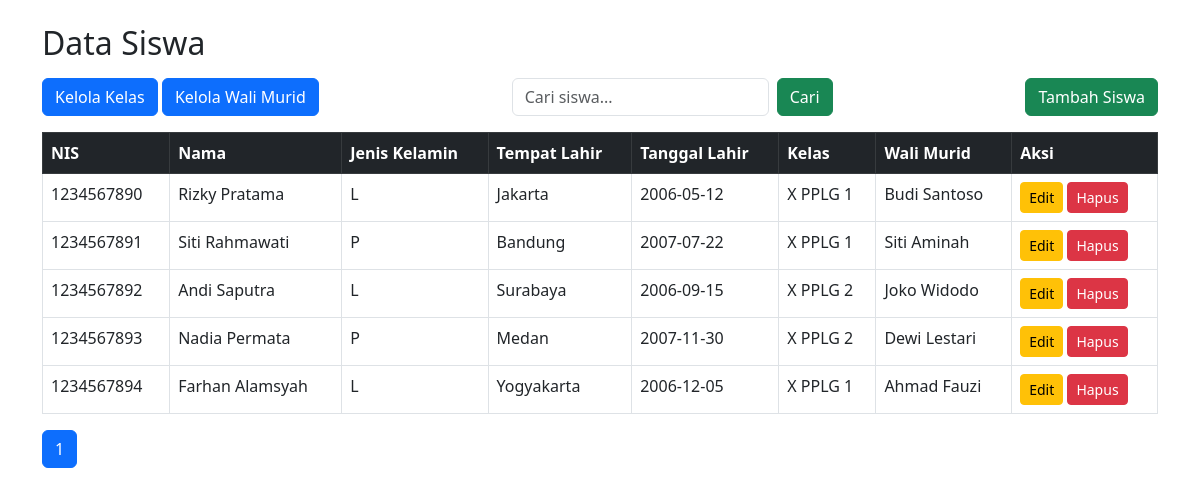
The page / on the database its author committed.
### tables this page shows
CREATE TABLE `siswa` (
  `id_siswa` int NOT NULL,
  `nis` varchar(20) NOT NULL,
  `nama_siswa` varchar(100) NOT NULL,
  `jenis_kelamin` enum('L','P') NOT NULL,
  `tempat_lahir` varchar(100) NOT NULL,
  `tanggal_lahir` date NOT NULL,
  `id_kelas` int DEFAULT NULL,
  `id_wali` int DEFAULT NULL
);

CREATE TABLE `kelas` (
  `id_kelas` int NOT NULL,
  `nama_kelas` varchar(50) NOT NULL
);

CREATE TABLE `wali_murid` (
  `id_wali` int NOT NULL,
  `nama_wali` varchar(100) NOT NULL,
  `kontak` varchar(15) NOT NULL
);

### index.php (the view, shortened to what this page needs)
<?php
include 'koneksi.php';
$limit = 5;
$page = isset($_GET['page']) ? (int)$_GET['page'] : 1;
$start = ($page - 1) * $limit;
$search = isset($_GET['search']) ? $_GET['search'] : '';
$search_query = $search ? "WHERE nama_siswa LIKE '%$search%'" : '';
$query = "SELECT siswa.*, kelas.nama_kelas, wali_murid.nama_wali FROM siswa
          LEFT JOIN kelas ON siswa.id_kelas = kelas.id_kelas
          LEFT JOIN wali_murid ON siswa.id_wali = wali_murid.id_wali
          $search_query LIMIT $start, $limit";
$result = mysqli_query($koneksi, $query);
$total_query = "SELECT COUNT(*) AS total FROM siswa $search_query";
$total_result = mysqli_query($koneksi, $total_query);
$total_row = mysqli_fetch_assoc($total_result);
$total = $total_row['total'];
$total_pages = ceil($total / $limit);
?>
<!DOCTYPE html>
<html lang="id">
<head>
    <link href="https://cdn.jsdelivr.net/npm/bootstrap@5.3.0/dist/css/bootstrap.min.css" rel="stylesheet">
</head>
<body>
    <div class="container mt-4">
        <h2 class="mb-3">Data Siswa</h2>
        <div class="d-flex justify-content-between mb-3">
            <div>
                <a href="kelas.php" class="btn btn-primary">Kelola Kelas</a>
                <a href="wali_murid.php" class="btn btn-primary">Kelola Wali Murid</a>
            </div>
            <form method="GET" class="d-flex">
                <input type="text" name="search" class="form-control me-2" placeholder="Cari siswa..." value="<?php echo $search; ?>">
                <button type="submit" class="btn btn-success">Cari</button>
            </form>
            <a href="tambah_siswa.php" class="btn btn-success">Tambah Siswa</a>
        </div>
        <table class="table table-bordered">
            <thead class="table-dark">
                <tr>
                    <th>NIS</th>
                    <th>Nama</th>
                    <th>Jenis Kelamin</th>
                    <th>Tempat Lahir</th>
                    <th>Tanggal Lahir</th>
                    <th>Kelas</th>
                    <th>Wali Murid</th>
                    <th>Aksi</th>
                </tr>
            </thead>
            <tbody>
                <?php while ($row = mysqli_fetch_assoc($result)) : ?>
                    <tr>
                        <td><?php echo $row['nis']; ?></td>
                        <td><?php echo $row['nama_siswa']; ?></td>
                        <td><?php echo $row['jenis_kelamin']; ?></td>
                        <td><?php echo $row['tempat_lahir']; ?></td>
                        <td><?php echo $row['tanggal_lahir']; ?></td>
                        <td><?php echo $row['nama_kelas']; ?></td>
                        <td><?php echo $row['nama_wali']; ?></td>
                        <td>
                            <a href="edit_siswa.php?id=<?php echo $row['id_siswa']; ?>" class="btn btn-warning btn-sm">Edit</a>
                            <button class="btn btn-danger btn-sm" data-bs-toggle="modal" data-bs-target="#confirmDelete<?php echo $row['id_siswa']; ?>">Hapus</button>
                        </td>
                    </tr>
                <?php endwhile; ?>
            </tbody>
        </table>
        <nav>
            <ul class="pagination">
                <?php for ($i = 1; $i <= $total_pages; $i++) : ?>
                    <li class="page-item <?php if ($page == $i) echo 'active'; ?>">
                        <a class="page-link" href="?page=<?php echo $i; ?>&search=<?php echo $search; ?>"> <?php echo $i; ?> </a>
                    </li>
                <?php endfor; ?>
            </ul>
        </nav>
    </div>
</body>
</html>

### rows shown on the page
siswa: nis "1234567890", nama_siswa "Rizky Pratama", jenis_kelamin "L", tempat_lahir "Jakarta", tanggal_lahir "2006-05-12", id_kelas.nama_kelas "X PPLG 1", id_wali.nama_wali "Budi Santoso"
siswa: nis "1234567891", nama_siswa "Siti Rahmawati", jenis_kelamin "P", tempat_lahir "Bandung", tanggal_lahir "2007-07-22", id_kelas.nama_kelas "X PPLG 1", id_wali.nama_wali "Siti Aminah"
siswa: nis "1234567892", nama_siswa "Andi Saputra", jenis_kelamin "L", tempat_lahir "Surabaya", tanggal_lahir "2006-09-15", id_kelas.nama_kelas "X PPLG 2", id_wali.nama_wali "Joko Widodo"
siswa: nis "1234567893", nama_siswa "Nadia Permata", jenis_kelamin "P", tempat_lahir "Medan", tanggal_lahir "2007-11-30", id_kelas.nama_kelas "X PPLG 2", id_wali.nama_wali "Dewi Lestari"
siswa: nis "1234567894", nama_siswa "Farhan Alamsyah", jenis_kelamin "L", tempat_lahir "Yogyakarta", tanggal_lahir "2006-12-05", id_kelas.nama_kelas "X PPLG 1", id_wali.nama_wali "Ahmad Fauzi"
